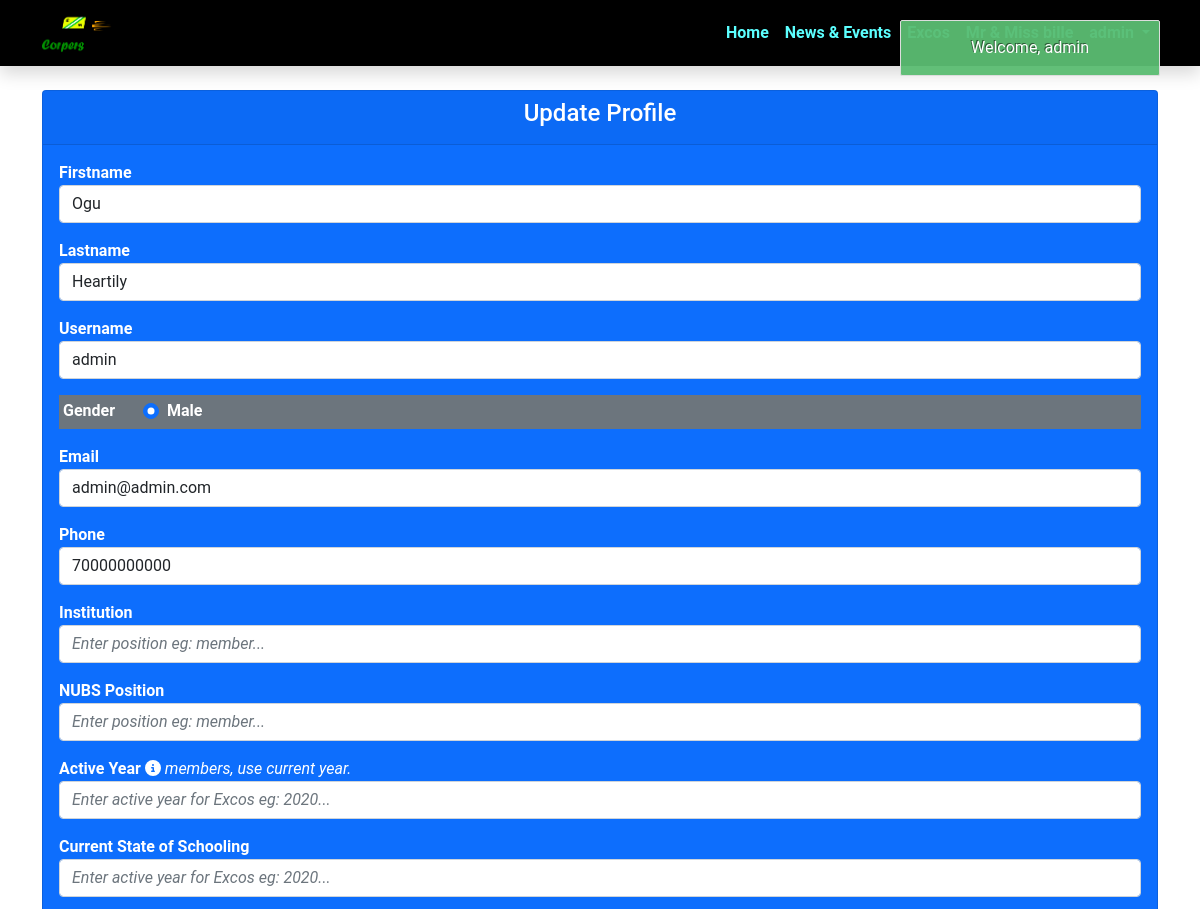
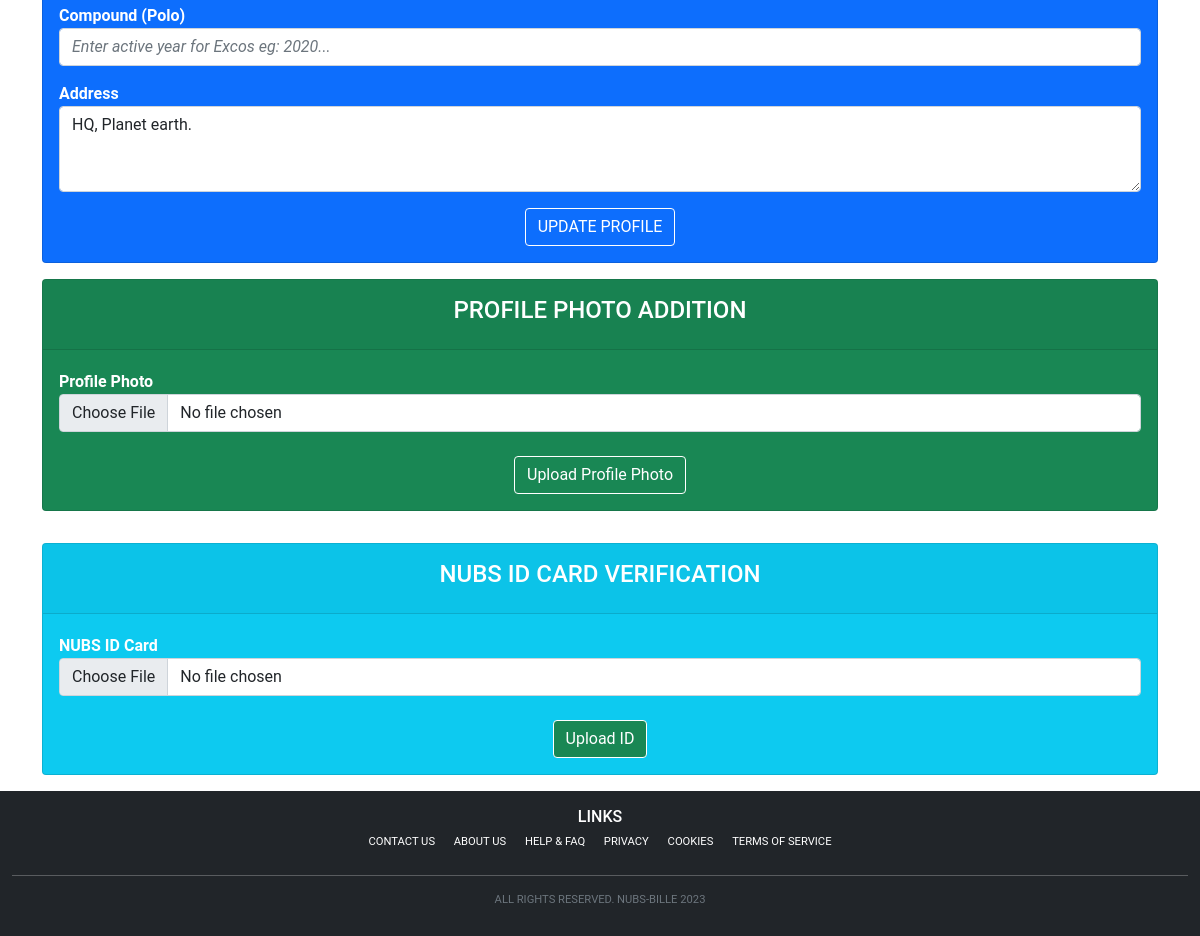
Page /user_profile_update.php (signed in) on the committed database (2 pictures, top to bottom).
### tables this page shows
CREATE TABLE `users` (
  `id` int(11) NOT NULL,
  `first_name` varchar(50) NOT NULL,
  `last_name` varchar(50) NOT NULL,
  `user_name` varchar(50) NOT NULL,
  `gender` varchar(10) NOT NULL,
  `e_mail` varchar(50) NOT NULL,
  `phone_number` varchar(20) NOT NULL,
  `state` varchar(50) NOT NULL,
  `city` varchar(50) NOT NULL,
  `user_address` varchar(100) DEFAULT '''No Address''',
  `pass_word` varchar(255) NOT NULL,
  `role_as` tinyint(4) NOT NULL DEFAULT 0,
  `status` tinyint(4) NOT NULL DEFAULT 0,
  `user_image` varchar(100) DEFAULT '''No Image Yet''',
  `nubs_id_card` varchar(100) DEFAULT '''No ID Image''',
  `created_date` timestamp NOT NULL DEFAULT current_timestamp()
);

### functions/userfunctions.php (called while the page is built, shortened)
<?php
include('config/dbcon.php');
function getAllFromUsers(){
    global $con;
    $userId = $_SESSION['auth_user']['user_id'];
    $user_query = "SELECT * FROM users WHERE id='$userId' ";
    return $user_query_run = mysqli_query($con, $user_query);
}
?>

### user_profile_update.php (the view)
<?php
include("functions/userfunctions.php");
include('includes/header.php');
?>
<div class="container">
    <div class="row mt-4">
        <div class="col-md-12">
            <?php
            if (isset($_SESSION['auth'])) {
                $profile_qry_run = getAllFromUsers();
                $profile_data = mysqli_fetch_array($profile_qry_run);
            ?>
                <div class="card bg-primary text-white">
                    <div class="card-header text-white text-center">
                        <h4>Update Profile</h4>
                    </div>
                    <div class="card-body">
                        <div class="row">
                            <div class="col-12">
                                <form action="functions/authcode.php" method="POST">
                                    <div class="form-group mb-3">
                                        <label>Firstname</label>
                                        <input type="text" class="form-control" value="<?= $profile_data['first_name']; ?>" name="firstname" placeholder="Enter firstname" />
                                    </div>
                                    <div class="form-group mb-3">
                                        <label>Lastname</label>
                                        <input type="text" class="form-control" value="<?= $profile_data['last_name']; ?>" name="lastname" placeholder="Enter lastname" />
                                    </div>
                                    <div class="form-group mb-3">
                                        <label>Username</label>
                                        <input type="text" class="form-control" value="<?= $profile_data['user_name']; ?>" name="username" placeholder="Enter username" />
                                    </div>
                                    <div class="form-group mb-3 p-1 bg-secondary">
                                        <label>Gender</label>
                                        <?php
                                        if ($profile_data['gender'] = "Male") { ?>
                                            <div class="form-check form-check-inline ms-4">
                                                <input type="radio" class="form-check-input" name="select-gender" id="maleOption" value="male" checked>
                                                <label for="maleOption" class="form-check-label">Male</label>
                                            </div>
                                        <?
                                        } else if ($profile_data['gender'] = "Female") { ?>
                                            <div class="form-check form-check-inline ms-4">
                                                <input type="radio" class="form-check-input" name="select-gender" id="femaleOption" value="female" checked>
                                                <label for="femaleOption" class="form-check-label">Female</label>
                                            </div>
                                        <?php
                                        }
                                        ?>
                                    </div>
                                    <div class="form-group mb-3">
                                        <label>Email</label>
                                        <input type="email" class="form-control" value="<?= $profile_data['e_mail']; ?>" name="email" placeholder="Enter email" required />
                                    </div>
                                    <div class="form-group mb-3">
                                        <label>Phone</label>
                                        <input type="number" class="form-control" value="<?= $profile_data['phone_number']; ?>" name="phonenumber" placeholder="Enter phone number" />
                                    </div>
                                    <div class="form-group mb-3">
                                        <label>Institution</label>
                                        <input type="text" class="form-control" value="<?= $profile_data['school']; ?>" name="school" placeholder="Enter position eg: member..." />
                                    </div>
                                    <div class="form-group mb-3">
                                        <label>NUBS Position</label>
                                        <input type="text" name="currentNubsPost" class="form-control" value="<?= $profile_data['current_position']; ?>" placeholder="Enter position eg: member..." required>
                                    </div>
                                    <div class="form-group mb-3">
                                        <label>Active Year </label> <span class="fas fa-info-circle"></span><em> members, use current year.</em>
                                        <input type="text" name="activeNubsYear" class="form-control" value="<?= $profile_data['active_year']; ?>" placeholder="Enter active year for Excos eg: 2020...">
                                    </div>
                                    <div class="form-group mb-3">
                                        <label>Current State of Schooling </label>
                                        <input type="text" name="select-state" class="form-control" value="<?= $profile_data['state_of_schooling']; ?>" placeholder="Enter active year for Excos eg: 2020...">
                                    </div>
                                    <div class="form-group mb-3">
                                        <label>Compound (Polo)</label>
                                        <input type="text" name="select-compound" class="form-control" value="<?= $profile_data['compound']; ?>" placeholder="Enter active year for Excos eg: 2020...">
                                    </div>
                                    <div class="form-group mb-3">
                                        <label>Address</label>
                                        <textarea name="userAddress" id="" rows="3" class="form-control"><?= $profile_data['user_address']; ?></textarea>
                                    </div>
                                    <div class="d-flex justify-content-center">
                                        <button type="submit" name="profile_update_btn" class="btn btn-primary border-white">UPDATE PROFILE</button>
                                    </div>
                                </form>
                            </div>
                        </div>
                    </div>
                <?php
            } else {
                echo "ID not set";
            }
                ?>
                </div>
        </div>
        <div class="col-md-12 my-3">
            <div class="card bg-success">
                <div class="card-header text-white text-center py-3">
                    <h4>PROFILE PHOTO ADDITION</h4>
                </div>
                <div class="card-body text-white">
                    <form action="functions/authcode.php" method="POST" enctype="multipart/form-data">
                        <div class="row">
                            <div class="col-md-12 mt-1">
                                <label class="text-bold mb-0">Profile Photo</label>
                                <input type="file" name="profilePhoto" placeholder="Upload Image" class="form-control">
                            </div>
                            <div class="col-md-12 mt-4 text-center">
                                <button type="submit" class="btn btn-success border-white" name="user_dp_verify_btn">Upload Profile Photo</button>
                            </div>
                        </div>
                    </form>
                </div>
            </div>
        </div>
        <div class="col-md-12 my-3">
            <div class="card bg-info">
                <div class="card-header text-white text-center py-3">
                    <h4>NUBS ID CARD VERIFICATION</h4>
                </div>
                <div class="card-body text-white">
                    <form action="functions/authcode.php" method="POST" enctype="multipart/form-data">
                        <div class="row">
                            <div class="col-md-12 mt-1">
                                <label class="text-bold mb-0">NUBS ID Card</label>
                                <input type="file" name="nubsIDCard" placeholder="Upload Image" class="form-control">
                            </div>
                            <div class="col-md-12 mt-4 text-center">
                                <button type="submit" class="btn btn-success border-white" name="user_id_card_verify_btn">Upload ID</button>
                            </div>
                        </div>
                    </form>
                </div>
            </div>
        </div>
    </div>
</div>
<?php include('includes/footer.php'); ?>

### assets/css/custom.css (style rules this page uses)
* { font-family: 'Roboto', sans-serif; }
:root { --nubs-site-color: rgb(0, 0, 0); --nubs-menu-bars: rgb(92, 255, 255); }
label { font-weight: bold; }

### includes/header.php (style rules this page uses)
input::placeholder { font-style: italic !important; }

### rows in the picture
users: firstname "Ogu", lastname "Heartily", username "admin", email "admin@admin.com", phonenumber "70000000000", userAddress "HQ, Planet earth."
